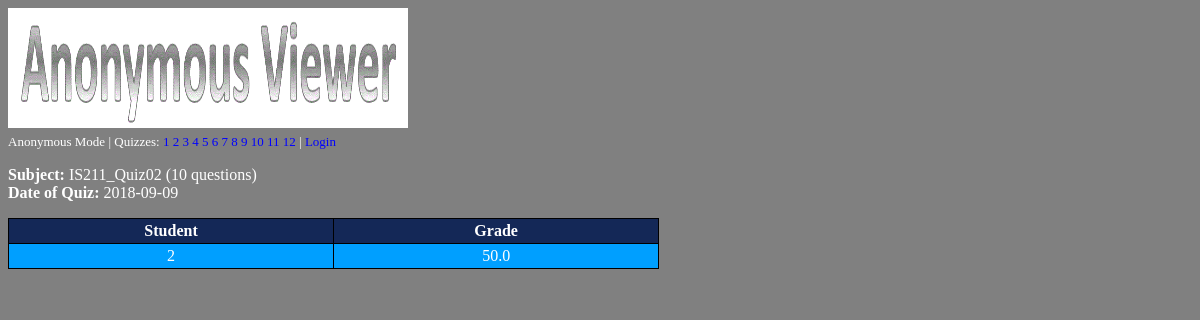
The page /quiz/3/results on the database its author committed.
### tables this page shows
CREATE TABLE Quizzes (
	id INTEGER PRIMARY KEY,
	subject TEXT,
    num_of_questions INTEGER,
    date DATE
);

CREATE TABLE Student_Results (
	student_id INTEGER,
    quiz_id INTEGER,
	result REAL
);

### studentgraderesults.py (the view)
@app.route('/quiz/<id>/results', methods=['GET','POST'])
def anonymous_view(id):
    anonymous_statement = """SELECT Student_Results.student_id, Quizzes.date,
                                Quizzes.subject, Student_Results.result,
                                Quizzes.num_of_questions, Quizzes.id
                             FROM Student_Results
                             LEFT JOIN Quizzes
                             ON Student_Results.quiz_id = Quizzes.id
                             WHERE quiz_id == %s
                             ORDER BY Student_Results.result DESC""" % id
    quiz_id_list_statement = """SELECT id FROM Quizzes"""
    conn = sqlite3.connect("studentgrade.db")
    grade_data_med = conn.execute(anonymous_statement)
    grade_data = grade_data_med.fetchall()
    quiz_id_list_med = conn.execute(quiz_id_list_statement)
    quiz_id_list = quiz_id_list_med.fetchall()
    conn.commit()
    conn.close()
    valid_quizzes = []
    for quiz_id in quiz_id_list:
        valid_quizzes.append(quiz_id[0])
    if len(grade_data) == 0:
        has_results = False
    else:
        has_results = True
    return render_template('AnonymousViewer.html', list_of_quizzes=grade_data,
                           has_results=has_results,
                           valid_quizzes=valid_quizzes)

### templates/AnonymousViewer.html (shortened to what this page needs)
<!DOCTYPE html>
<html lang="en">
<head>
</head>
<body>
<div class="thumbnail"><img src="http://localhost:5000/static/anonymousviewer.gif"  height="120" width="400"></div>
<font size="2">
    Anonymous Mode |
    Quizzes:
    {% for id in valid_quizzes %}
        <a href="/quiz/{{id}}/results">{{id}}</a>
    {% endfor %} |
    <a href="/login">Login</a> <br>
</font>
<p>
    {% if has_results %}
        <b>Subject:</b> {{ list_of_quizzes[0][2] }} ({{ list_of_quizzes[0][4] }} questions)<br>
        <b>Date of Quiz:</b> {{ list_of_quizzes[0][1] }}<br>
    {% endif %}
</p>
<table>
    <tr>
        <th width="50%"><center>Student</center></th>
        <th width="50%"><center>Grade</center></th>
    </tr>
    {% if has_results %}
        {% for quiz in list_of_quizzes %}
            <tr>
                <td><center>{{ quiz[0] }}</center></td>
                <td><center>{{ quiz[3] }}</center></td>
            </tr>
        {% endfor %}
    {% else %}
        <tr><td colspan="5"><center><i>No results</i></center></td></tr>
    {% endif %}
</table>
</body>
</html>

### templates/AnonymousViewer.html (style rules this page uses)
body { font-family: "Times New Roman", Times, serif; background-color: #808080; color: #FFFFFF; }
table { width: 55%; border-spacing: 0px; border-collapse: collapse; }
table, td, th { border: 1px solid black; padding: 3px; }
th { background-color: #142857; color: #ffffff; font-family: "Times New Roman", Times, serif; text-align: left; }
td { background-color: #009fff; color: #ffffff; font-family: "Times New Roman", Times, serif }
a:link { color: #0000FF; text-decoration: none; }

### rows shown on the page
Quizzes: subject "IS211_Quiz02", num_of_questions "10", date "2018-09-09", student_id "2", result "50.0"

### other values the page prints
{{ id }} "1" "2" "3" "4" "5" "6" "7" "8" "9" "10" "11" "12"
